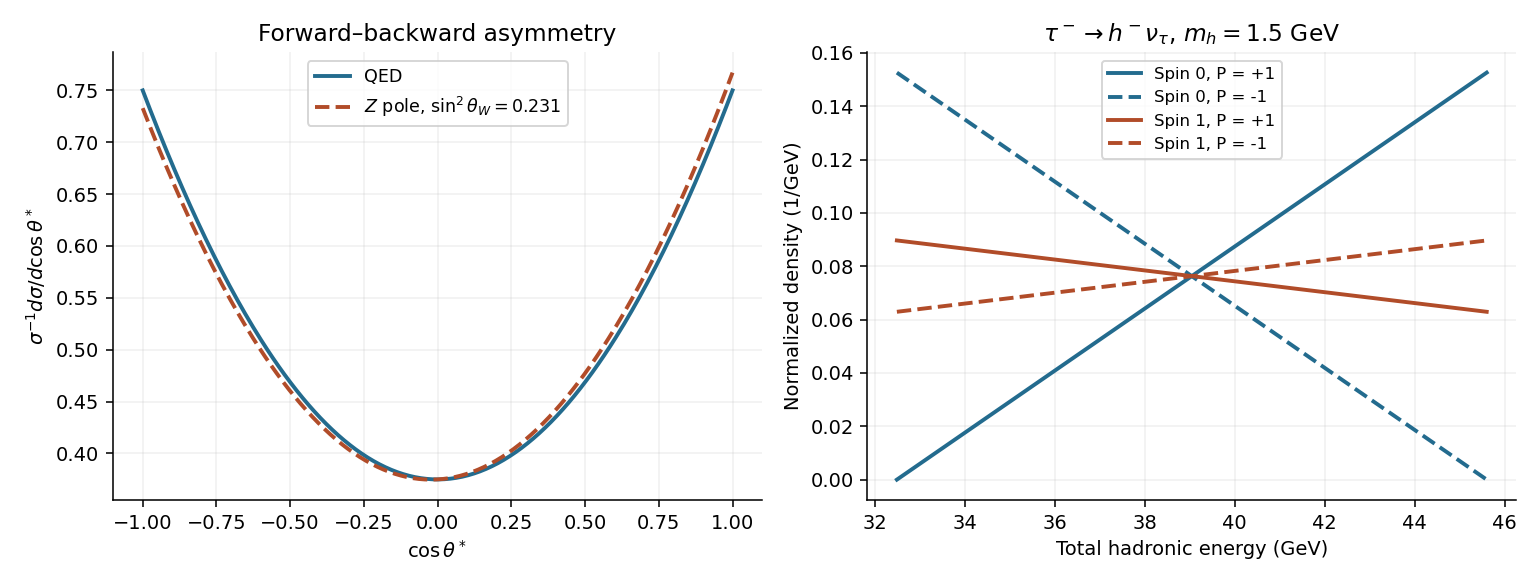

Generate this figure with Python:
"""Original theoretical curves, not reconstructed data.
Python 3.14, numpy 2.3, matplotlib 3.10. Writes basename PNG in CWD.
"""
from pathlib import Path
import numpy as np
import matplotlib
matplotlib.use('Agg')
import matplotlib.pyplot as plt
fig,axs=plt.subplots(1,2,figsize=(11,4.2),facecolor='white')
c=np.linspace(-1,1,300);w=.231;gl=-.5+w;gr=w;A=(gl**2-gr**2)/(gl**2+gr**2)
axs[0].plot(c,3/8*(1+c*c),label='QED',lw=2,color='#236b8e');axs[0].plot(c,3/8*(1+c*c+2*A*A*c),label=r'$Z$ pole, $\sin^2\theta_W=0.231$',ls='--',color='#b14c29',lw=2)
axs[0].set(xlabel=r'$\cos\theta^*$',ylabel=r'$\sigma^{-1}d\sigma/d\cos\theta^*$',title='Forward–backward asymmetry');axs[0].legend(fontsize=9)
mt,mh,et=1.777,1.5,45.6;r=mh**2/mt**2;energy=np.linspace(et*r,et,300);cost=(2*energy/et-1-r)/(1-r)
for spin,alpha,color in [('Spin 0',1,'#236b8e'),('Spin 1',(1-2*r)/(1+2*r),'#b14c29')]:
    for pol,style in [(1,'-'),(-1,'--')]:
        axs[1].plot(energy,(1+alpha*pol*cost)/((1-r)*et),ls=style,color=color,lw=2,label=f'{spin}, P = {pol:+d}')
axs[1].set(xlabel='Total hadronic energy (GeV)',ylabel='Normalized density (1/GeV)',title=r'$\tau^-\to h^-\nu_\tau$, $m_h=1.5$ GeV');axs[1].legend(fontsize=8.5,loc='upper center')
for ax in axs:ax.grid(alpha=.18);ax.spines[['top','right']].set_visible(False)
fig.tight_layout();fig.savefig(Path('2015-angular-and-tau-energy.png'),dpi=140,facecolor='white')
